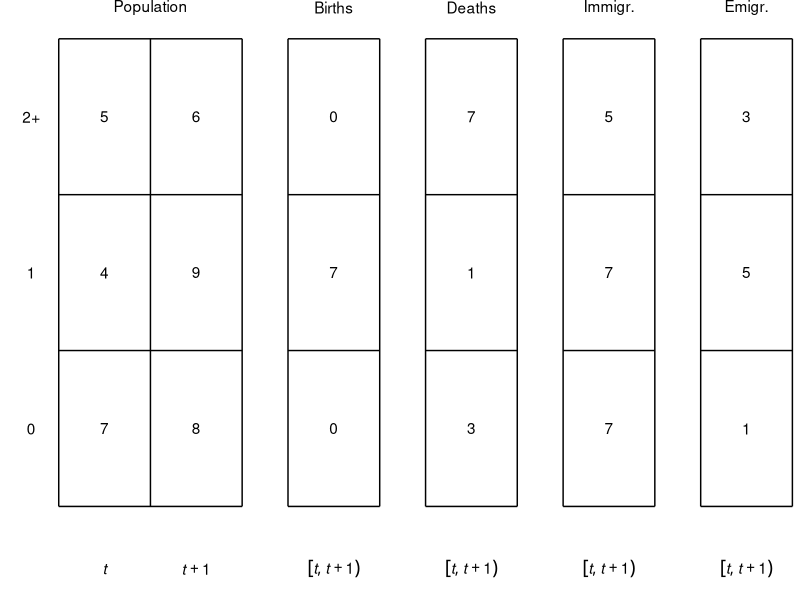

Write the R code that produced this figure.


library(ggplot2)

data_popn_box <- data.frame(x =    c(0, 2, 2, 0, 1, 0, 0),
                            xend = c(2, 2, 0, 0, 1, 2, 2),
                            y =    c(0, 0, 3, 3, 0, 1, 2),
                            yend = c(0, 3, 3, 0, 3, 1, 2))
data_popn_label <- data.frame(x = c(1, 0.5, 1.5, 0.5, 1.5, 0.5, 1.5, 0.5, 1.5),
                              y = c(3.2, 0.5, 0.5, 1.5, 1.5, 2.5, 2.5, -0.4, -0.4),
                              label = c("Population", 7, 8, 4, 9, 5, 6, "italic(t)", "italic(t)+1"))
data_births_box <- data.frame(x =    c(2.5, 3.5, 3.5, 2.5, 2.5, 2.5),
                              xend = c(3.5, 3.5, 2.5, 2.5, 3.5, 3.5),
                              y =    c(0, 0, 3, 3, 1, 2),
                              yend = c(0, 3,   3,     0, 1,   2))
data_births_label <- data.frame(x =  c(3,   3, 3, 3, 3),
                                y =  c(3.2, 0.5, 1.5, 2.5, -0.4),
                                label = c("Births", 0, 7, 0, 'group("[",list(italic(t),italic(t+1)),")")'))
data_deaths_box <- data.frame(x =    c(4, 5, 5, 4, 4, 4),
                              xend = c(5, 5, 4, 4, 5, 5),
                              y =    c(0, 0, 3, 3, 1, 2),
                              yend = c(0, 3, 3, 0, 1, 2))
data_deaths_label <- data.frame(x = c(4.5, 4.5, 4.5, 4.5, 4.5),
                                y = c(3.2, 0.5, 1.5, 2.5, -0.4),
                                label = c("Deaths",3, 1, 7, 'group("[",list(italic(t),italic(t+1)),")")'))
data_immig_box <- data.frame(x =    c(5.5, 6.5, 6.5, 5.5, 5.5, 5.5),
                              xend = c(6.5, 6.5, 5.5, 5.5, 6.5, 6.5),
                              y =    c(0, 0, 3, 3, 1, 2),
                              yend = c(0, 3, 3, 0, 1, 2))
data_immig_label <- data.frame(x = c(6, 6, 6, 6, 6),
                                y = c(3.2, 0.5, 1.5, 2.5, -0.4),
                                label = c("Immigr.",7, 7, 5, 'group("[",list(italic(t),italic(t+1)),")")'))
data_emig_box <- data.frame(x =    c(7, 8, 8, 7, 7, 7),
                             xend = c(8, 8, 7, 7, 8, 8),
                             y =    c(0, 0, 3, 3, 1, 2),
                             yend = c(0, 3, 3, 0, 1, 2))
data_emig_label <- data.frame(x = c(7.5, 7.5, 7.5, 7.5, 7.5),
                               y = c(3.2, 0.5, 1.5, 2.5, -0.4),
                               label = c("Emigr.",1, 5, 3, 'group("[",list(italic(t),italic(t+1)),")")'))
data_age_label <- data.frame(x = rep(-0.3, 3),
                             y = c(0.5, 1.5, 2.5),
                             label = c("0", "1", "2+"))
                                       
p <- ggplot(data_popn_box, aes(x = x, y = y)) +
    theme_bw() +
    theme(panel.border = element_blank(),
          panel.grid.major = element_blank(),
          panel.grid.minor = element_blank(),
          axis.text = element_blank(),
          axis.ticks = element_blank()) +
    coord_cartesian(expand = FALSE,
                    clip = "off") +
    ## population
    geom_segment(aes(x = x, y = y, xend = xend, yend = yend),
                 data = data_popn_box) +
    geom_text(aes(label = label),
              data = data_popn_label,
              parse = TRUE) +
    ## births
    geom_segment(aes(x = x, y = y, xend = xend, yend = yend),
                 data = data_births_box) +
    geom_text(aes(label = label),
              data = data_births_label,
              parse = TRUE) +
    ## deaths
    geom_segment(aes(x = x, y = y, xend = xend, yend = yend),
                 data = data_deaths_box) +
    geom_text(aes(label = label),
              data = data_deaths_label,
              parse = TRUE) +
    ## immig
    geom_segment(aes(x = x, y = y, xend = xend, yend = yend),
                 data = data_immig_box) +
    geom_text(aes(label = label),
              data = data_immig_label,
              parse = TRUE) +
    ## emig
    geom_segment(aes(x = x, y = y, xend = xend, yend = yend),
                 data = data_emig_box) +
    geom_text(aes(label = label),
              data = data_emig_label,
              parse = TRUE) +
    ## age labels
    geom_text(aes(label = label),
              data = data_age_label) +
    ## other
    xlab("") +
    ylab("")

graphics.off()
pdf(file = "figures_accounts/fig_account_withage_nolex.pdf",
    width = 4,
    height = 2)
plot(p)
dev.off()
